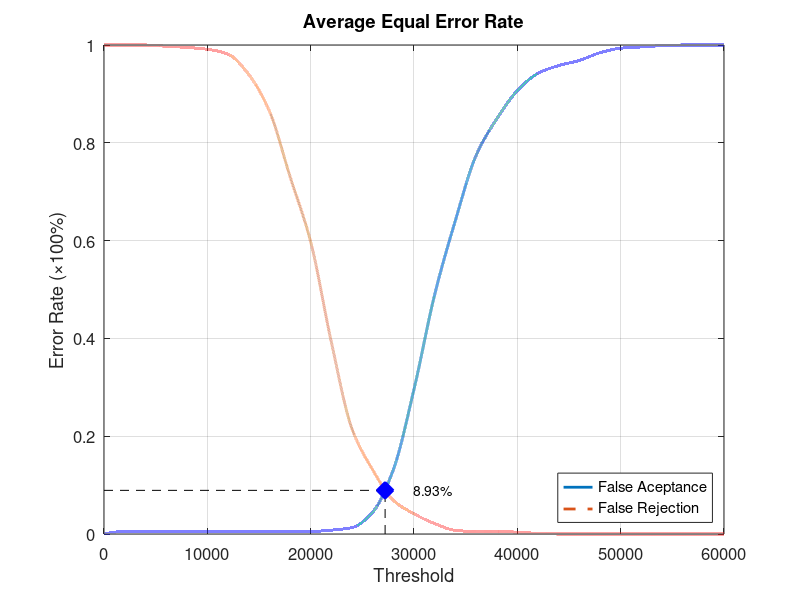
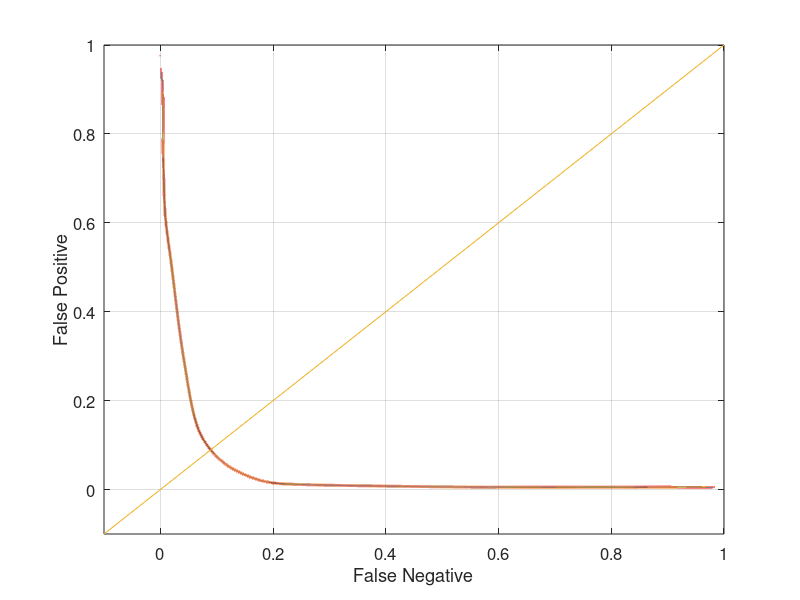

Write MATLAB code to recreate these figures, in order.
function yEER = Experiment3Average
close all;
clear;
clc;
x = 0:2000:60000;
xq = 0:0.5:60000;

y0 = [0 0.00526316 0.00526316 0.00526316 0.00526316 0.00526316 0.00526316 0.00526316 0.00526316 0.00526316 0.00526316 0.00789474 0.0131579 0.0447368 0.131579 0.296053 0.489474 0.640789 0.773684 0.848684 0.906579 0.942105 0.957895 0.968421 0.98421 0.993421 0.996053 0.998684 1 1 1];
yy0 = interp1(x, y0, xq, 'pchip');
y1 = [1 1 1 0.9975 0.995 0.99125 0.98125 0.94 0.865 0.73125 0.5975 0.3925 0.215 0.13125 0.06875 0.04125 0.02125 0.0075 0.005 0.005 0.00375 0.00125 0 0 0 0 0 0 0 0 0];
yy1 = interp1(x, y1, xq, 'pchip');

% Calculating EER: 
y2 = abs(y0 - y1);
find(y2 == min(y2))
yy2 = abs(yy0 - yy1);
xEER = find(yy2 == min(yy2));
xEERIndex = xq(xEER) % X-axis EER
yEER = yy0(xEER) % Y-axis EER

main = figure
plot(xq, yy0,'-','LineWidth', 2);	hold on
plot(xq, yy1,'--','LineWidth', 2);	hold on
plot([xEERIndex xEERIndex], [0 yEER], 'k--');	hold on
plot([0 xEERIndex], [yEER yEER], 'k--');	hold on
plot(xEERIndex, yEER, 'bx', 'LineWidth', 10);	hold on
text(xEERIndex + 10 * xEERIndex / 100, yEER, [num2str(round((10000 * yEER)) / 100) '%'])
legend('False Aceptance', 'False Rejection', 'Location', 'SouthEast')
xlabel('Threshold')
ylabel('Error Rate (\times100%)')
title('Average Equal Error Rate')
set(gca, 'FontSize', 12)
axis([0 60000 0 1])
grid on

print(main, 'Experiment3AverageMain', '-dpng');
FNRxFPR = figure('Color', [1 1 1]);
plot(yy1, yy0, '-', yy1, yy0, 'LineWidth', 2);
hold on
y = -0.1:0.1:1
plot(y, y); 
set(gca, 'FontSize', 12)
xlabel('False Negative')
ylabel('False Positive')
axis([-0.1 1 -0.1 1])
set(gca, 'FontSize', 12)
grid on

print(FNRxFPR, 'Experiment3AverageFNRxFPR','-dpng');
end
